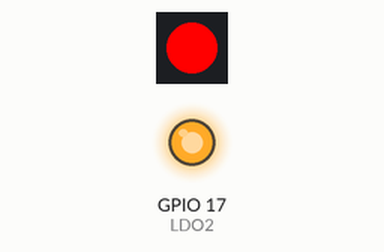
Simulated run of this program. Board: ESP32 board running MicroPython. Shown: 1 RGB LEDs in strip order, left to right, output pins drawn as LEDs (lit = HIGH). Dim RGB values are drawn brighter than linear; what the program prints to the serial console is not drawn.

Above: at 0.15 s.
At 2.58 s:
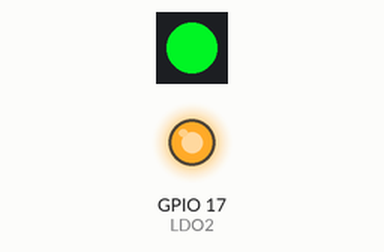
At 5.0 s:
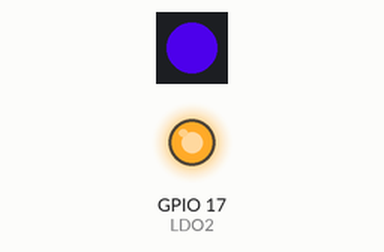
At 9.86 s:
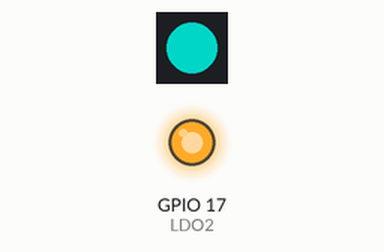
Timing chart, 0 to 10.2 s (numbered marks = the images above):
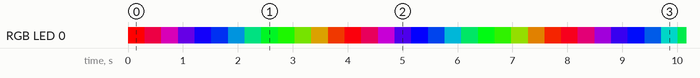

Measured:
- by itself, RGB LED 0: off → RGB(255, 0, 0) at 0.00 s, → RGB(198, 0, 57) 0.30 s later, → RGB(138, 0, 117) 0.30 s later, → RGB(78, 0, 177) 0.30 s later, … (132 changes in this stretch)
- by itself, everything shown: repeats every 15.5 s, in 51 steps

The program:

example.py
```python
import time, gc, os
import neopixel
from machine import Pin
import pros3

# Create a NeoPixel instance
# Brightness of 0.3 is ample for the 1515 sized LED
pixel = neopixel.NeoPixel(Pin(pros3.RGB_DATA), 1)

# Say hello
print("\nHello from ProS3!")
print("------------------\n")

# Show available memory
print("Memory Info - gc.mem_free()")
print("---------------------------")
print("{} Bytes\n".format(gc.mem_free()))

flash = os.statvfs('/')
flash_size = flash[0] * flash[2]
flash_free = flash[0] * flash[3]
# Show flash size
print("Flash - os.statvfs('/')")
print("---------------------------")
print("Size: {} Bytes\nFree: {} Bytes\n".format(flash_size, flash_free))

print("Pixel Time!\n")

# Create a colour wheel index int
color_index = 0

# Turn on the power to the NeoPixel
pros3.set_ldo2_power(True)

# Rainbow colours on the NeoPixel
while True:
    # Get the R,G,B values of the next colour
    r,g,b = pros3.rgb_color_wheel( color_index )
    # Set the colour on the NeoPixel
    pixel[0] = ( r, g, b, 0.5)
    pixel.write()
    # Increase the wheel index
    color_index += 1

    # Sleep for 15ms so the colour cycle isn't too fast
    time.sleep(0.015)
```

pros3.py
```python
# ProS3 MicroPython Helper Library
# 2022 Seon Rozenblum - Unexpected Maker
#
# Project home:
# http://pros3.io

# Import required libraries
from micropython import const
from machine import Pin, ADC
import time

# ProS3 Hardware Pin Assignments

# Sense Pins
VBUS_SENSE = const(33)
VBAT_SENSE = const(10)

# RGB LED & LDO2 Pins
RGB_DATA = const(18)
LDO2 = const(17)

# SPI
SPI_MOSI = const(35)
SPI_MISO = const(37)
SPI_CLK = const(36)

# I2C
I2C_SDA = const(8)
I2C_SCL = const(9)

# Helper functions
def set_ldo2_power(state):
    """Enable or Disable power to the second LDO"""
    Pin(LDO2, Pin.OUT).value(state)


def get_battery_voltage():
    """
    Returns the current battery voltage. If no battery is connected, returns 4.2V which is the charge voltage
    This is an approximation only, but useful to detect if the charge state of the battery is getting low.
    """
    adc = ADC(Pin(VBAT_SENSE))  # Assign the ADC pin to read
    # We are going to read the ADC 10 times and discard the results as we can't guarantee the ADC is calibrated or stable yet after boot. Not sure why we have to do this :(
    for _ in range(10):
        adc.read()
    measuredvbat = adc.read()
    measuredvbat /= 4095  # divide by 4095 as we are using the default ADC voltage range of 0-1.2V
    measuredvbat *= 4.2  # Multiply by 4.2V, our max charge voltage for a 1S LiPo
    return round(measuredvbat, 2)


def get_vbus_present():
    """Detect if VBUS (5V) power source is present"""
    return Pin(VBUS_SENSE, Pin.IN).value() == 1


# NeoPixel rainbow colour wheel
def rgb_color_wheel(wheel_pos):
    """Color wheel to allow for cycling through the rainbow of RGB colors."""
    wheel_pos = wheel_pos % 255

    if wheel_pos < 85:
        return 255 - wheel_pos * 3, 0, wheel_pos * 3
    elif wheel_pos < 170:
        wheel_pos -= 85
        return 0, wheel_pos * 3, 255 - wheel_pos * 3
    else:
        wheel_pos -= 170
        return wheel_pos * 3, 255 - wheel_pos * 3, 0
```
